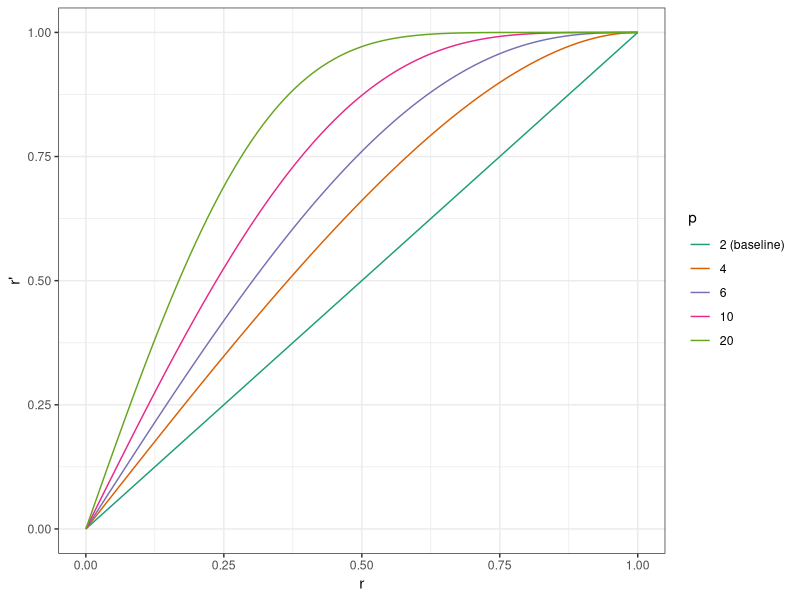
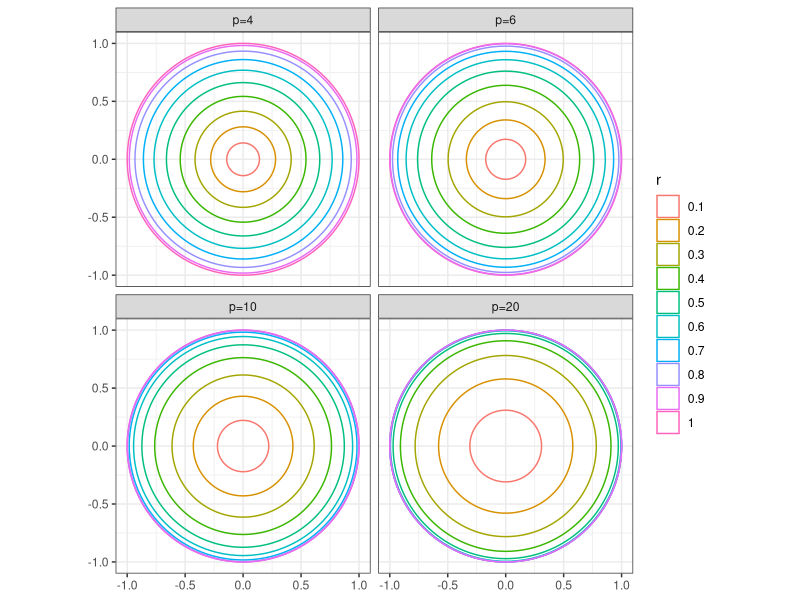
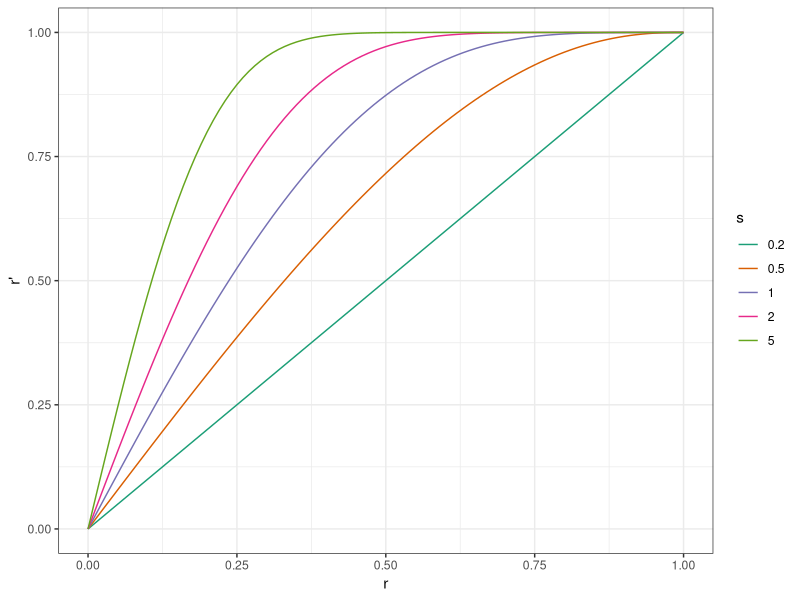

R code for these plots, in order:
## ---- chunk 1
knitr::opts_chunk$set(echo = FALSE, message = FALSE, warning = FALSE)
library(tidyverse)
## ---- chunk 2
library(tidyverse)
# define index as function of c
trans_p <- function(p){
  function(r){
    sqrt( 1 - (1-r^2)^(p/2))
  }
}
  
# plot dependence for selected values
ggplot(data = data.frame(x = c(0,1)), mapping = aes(x = x)) +
    stat_function(
        fun = trans_p(2),
        mapping = aes(color = "ca")) +
  stat_function(
        fun = trans_p(4),
        mapping = aes(color = "cb")) +
  stat_function(
        fun = trans_p(6),
        mapping = aes(color = "cc")) +
    stat_function(
        fun = trans_p(10),
        mapping = aes(color = "cd")) +
    stat_function(
        fun = trans_p(20),
        mapping = aes(color = "ce")) +
  scale_color_manual(name = "p",
                     values = RColorBrewer::brewer.pal(5, "Dark2"),
                     labels = c("2 (baseline)", "4", "6", "10", "20")) +
  xlab("r") + ylab("r'") + theme_bw()

## ---- chunk 3
library(ggforce)

lbl <- c("p=4", "p=6", "p=10", "p=20")
names(lbl) <- c("p4", "p6", "p10", "p20")

tibble(x = 0, y = 0, r = seq(0.1, 1, length.out = 10)) %>%
  mutate(p4 = trans_p(4)(r)) %>%
  mutate(p6 = trans_p(6)(r)) %>%
  mutate(p10 = trans_p(10)(r)) %>%
  mutate(p20 = trans_p(20)(r)) %>%
  mutate(r = as.factor(r)) %>%
  pivot_longer(cols = starts_with(("p"))) %>%
  mutate(name = factor(name, levels = c("p4", "p6", "p10", "p20"))) %>%
  ggplot() +
  geom_circle(aes(x0=x, y0=y, r=value, color=r)) +
  coord_fixed() +
  theme_bw() +
  facet_wrap(~name, labeller = labeller(name = lbl))

## ---- chunk 4
library(tidyverse)
# define index as function of c
trans_s <- function(s, p){
  p <- s * p
  function(r){
    sqrt( 1 - (1-r^2)^(p/2))
  }
}
  
# plot dependence for selected values
ggplot(data = data.frame(x = c(0,1)), mapping = aes(x = x)) +
    stat_function(
        fun = trans_s(0.2, 10),
        mapping = aes(color = "ca")) +
  stat_function(
        fun = trans_s(0.5, 10),
        mapping = aes(color = "cb")) +
  stat_function(
        fun = trans_s(1, 10),
        mapping = aes(color = "cc")) +
    stat_function(
        fun = trans_s(2, 10),
        mapping = aes(color = "cd")) +
    stat_function(
        fun = trans_s(5, 10),
        mapping = aes(color = "ce")) +
  scale_color_manual(name = "s",
                     values = RColorBrewer::brewer.pal(5, "Dark2"),
                     labels = c("0.2", "0.5", "1", "2", "5")) +
  xlab("r") + ylab("r'") + theme_bw()

